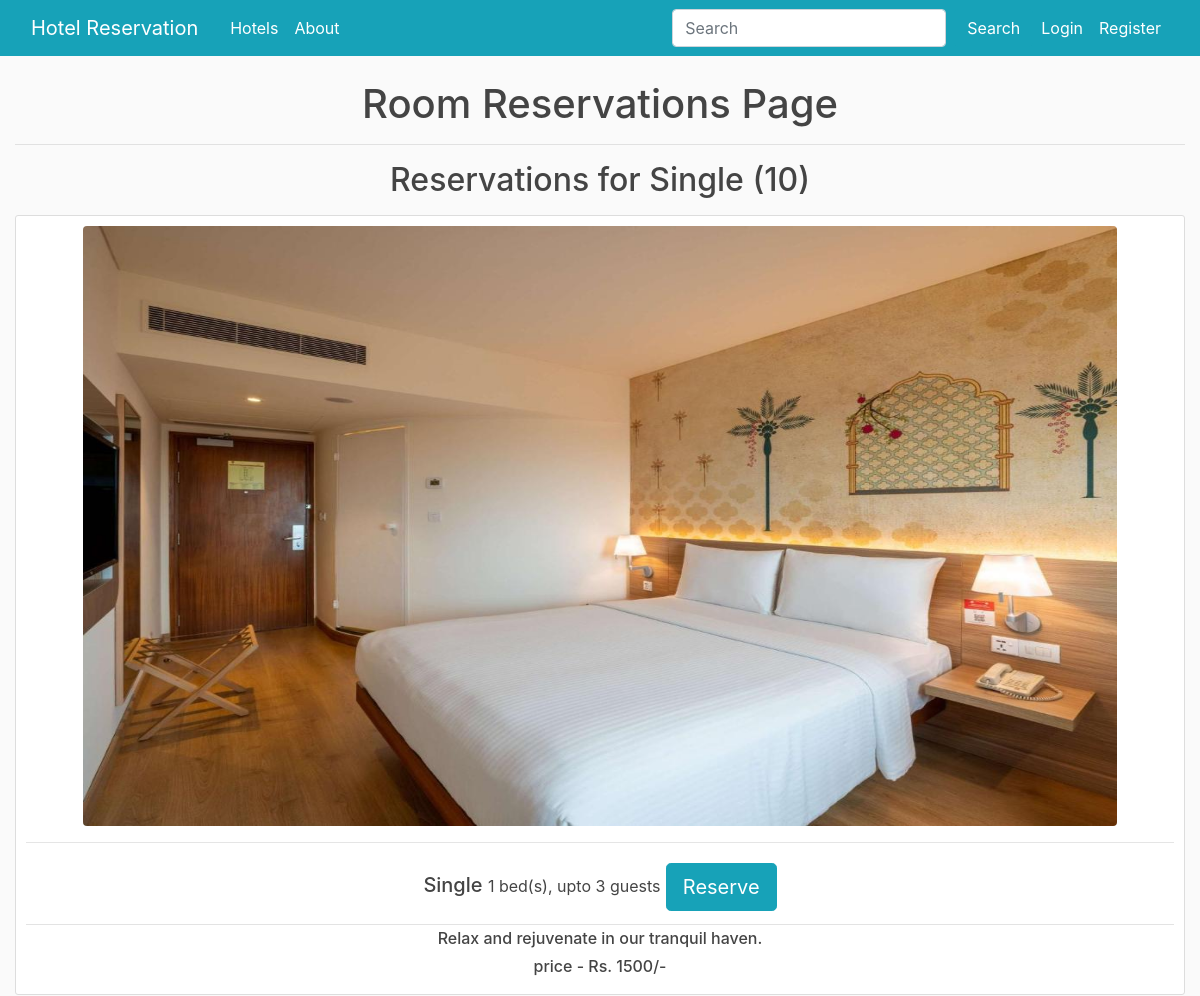
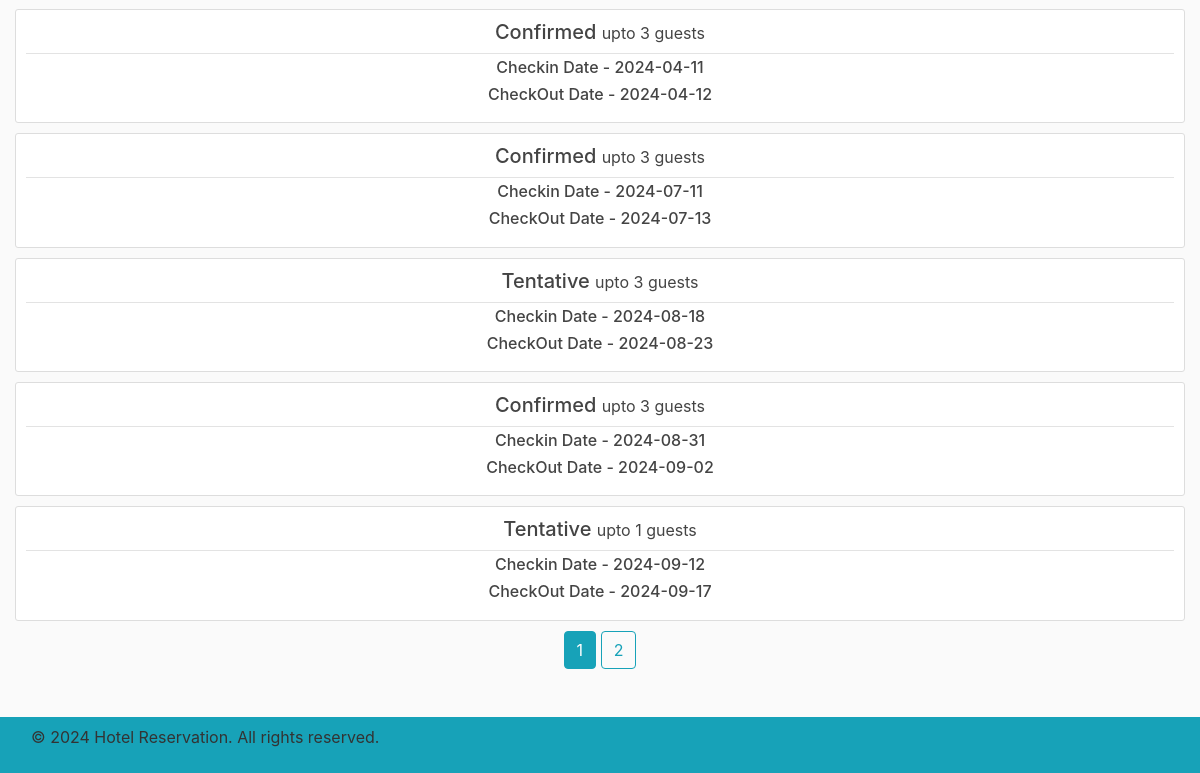
Screenshot of /rooms/1/ with the database file from the repository (2 pictures, top to bottom).
### hotelreservation/models.py (models this page shows, shortened)
class Room(db.Model):
    id = db.Column(db.Integer, primary_key=True)
    number = db.Column(db.String(10), nullable=False)
    date_posted = db.Column(db.DateTime, nullable=False, default=datetime.utcnow)
    type = db.Column(db.String(20), nullable=False)
    description = db.Column(db.Text, nullable=False)
    image_file = db.Column(db.String(20), nullable=False, default="default.jpg")
    availability_status = db.Column(db.Boolean, nullable=False, default=True)
    price = db.Column(db.Integer, nullable=False)
    capacity = db.Column(db.Integer, nullable=False)
    hotel_id = db.Column(db.Integer, db.ForeignKey("hotel.id"), nullable=False)
    reservations = db.relationship("Reservation", backref="room", lazy="dynamic")

class Reservation(db.Model):
    id = db.Column(db.Integer, primary_key=True)
    number = db.Column(db.String(10), nullable=False)
    date_posted = db.Column(db.DateTime, nullable=False, default=datetime.utcnow)
    type = db.Column(db.String(20), nullable=False)
    checkin_date = db.Column(db.Date, nullable=False)
    checkout_date = db.Column(db.Date, nullable=False)
    payment_status = db.Column(db.Boolean, nullable=False, default=False)
    guest_count = db.Column(db.Integer, nullable=False)
    customer_id = db.Column(db.Integer, db.ForeignKey("user.id"), nullable=False)
    hotel_id = db.Column(db.Integer, db.ForeignKey("hotel.id"), nullable=False)
    room_id = db.Column(db.Integer, db.ForeignKey("room.id"), nullable=False)

### hotelreservation/rooms/views.py (the view)
@rooms.route("/rooms/<int:room_id>/")
def room_reservations(room_id):
    page = request.args.get("page", 1, type=int)
    room = Room.query.get_or_404(room_id)
    reservations = Reservation.query.filter_by(room=room).order_by(Reservation.checkin_date.asc()).paginate(page=page, per_page=5)
    return render_template("room_reservations.html", title="Room Reservations", block_title="Room Reservations Page", reservations=reservations, room=room)

### hotelreservation/templates/room_reservations.html
{% extends "base.html" %}
{% block content %}
    <h1>{{ block_title }}</h1><hr>
    <h2 class="mb-3">Reservations for {{ room.type }} ({{ reservations.total }})</h2>
    <article class="media content-section">
        <div class="media-body">
            <div class="image-container">
                <a class="article-title" href="">
                    <img class="img-fluid rounded" src="{{ url_for('static', filename='room_images/' + room.image_file) }}" alt="{{ room.name }}">
                </a>
            </div><hr>
            <div class="article-metadata">
                <h5>
                    {{ room.type }}
                    <small class="article-content">{{ room.capacity }} bed(s), upto {{ room.capacity * 3 }} guests</small>
                    <a class="btn btn-info btn-lg mt-1 mb-1" href="{{ url_for('reservations.create_reservation', room_id=room.id) }}">Reserve</a>
                </h5>
            </div>
            <h6 class="article-content">{{ room.description }}</h6>
            <h6 class="article-content">price - Rs. {{ room.price }}/-</h6>
        </div>
    </article>
    {% for reservation in reservations.items %}
        <article class="media content-section">
            <div class="media-body">
                <div class="article-metadata">
                    <h5>
                        {{ reservation.type }}
                        <small class="article-content">upto {{ reservation.guest_count }} guests</small>
                    </h5>
                </div>
                <h6 class="article-content">Checkin Date - {{ reservation.checkin_date.strftime('%Y-%m-%d') }}</h6>
                <h6 class="article-content">CheckOut Date - {{ reservation.checkout_date.strftime('%Y-%m-%d') }}</h6>
            </div>
        </article>
    {% endfor %}
    {% for page_num in reservations.iter_pages(left_edge=1, right_edge=1, left_current=1, right_current=2) %}
      {% if page_num %}
        {% if reservations.page == page_num %}
          <a class="btn btn-info mb-4" href="{{ url_for('rooms.room_reservations', room_id=room.id, page=page_num) }}">{{ page_num }}</a>
        {% else %}
          <a class="btn btn-outline-info mb-4" href="{{ url_for('rooms.room_reservations', room_id=room.id, page=page_num) }}">{{ page_num }}</a>
        {% endif %}
      {% else %}
        ...
      {% endif %}
    {% endfor %}
{% endblock content %}

### hotelreservation/static/main.css (style rules this page uses)
body { background: #fafafa; color: #333333; margin-top: 5rem; margin-bottom: 5rem; }
.container img { width: 90%; height: 600px; text-align: center; }
h1, h2, h3, h4, h5, h6 { color: #444444; }
.content-section { background: #ffffff; padding: 10px 10px; border: 1px solid #dddddd; border-radius: 3px; margin-bottom: 10px; }
.article-title { color: #444444; }
.article-content { white-space: pre-line; }
.article-metadata { padding-bottom: 1px; margin-bottom: 4px; border-bottom: 1px solid #e3e3e3 }

### rows the page displays
Room: type "Single", image_file (picture), capacity "1", room.capacity*3 "3", description "Relax and rejuvenate in our tranquil haven.", price "1500"
Reservation: type "Confirmed", guest_count "3", checkin_date "2024-04-11", checkout_date "2024-04-12"
Reservation: type "Confirmed", guest_count "3", checkin_date "2024-07-11", checkout_date "2024-07-13"
Reservation: type "Tentative", guest_count "3", checkin_date "2024-08-18", checkout_date "2024-08-23"
Reservation: type "Confirmed", guest_count "3", checkin_date "2024-08-31", checkout_date "2024-09-02"
Reservation: type "Tentative", guest_count "1", checkin_date "2024-09-12", checkout_date "2024-09-17"

### other values shown
{{ block_title }} "Room Reservations Page"
{{ reservations.total }} "10"
{{ page_num }} "1"
{{ page_num }} "2"
